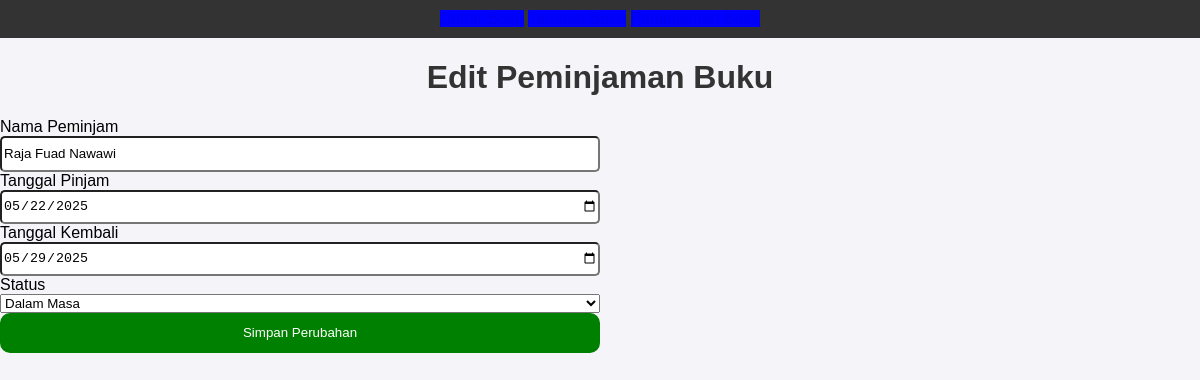
Screenshot of /edit_peminjaman/1 with the database file from the repository.
### tables this page shows
CREATE TABLE "Peminjaman" (
	"id"	INTEGER,
	"id_buku"	INTEGER NOT NULL,
	"nama_peminjam"	TEXT NOT NULL,
	"tanggal_pinjam"	TEXT NOT NULL,
	"tanggal_kembali"	TEXT NOT NULL,
	"status"	TEXT NOT NULL,
	PRIMARY KEY("id" AUTOINCREMENT),
	FOREIGN KEY("id_buku") REFERENCES "Buku"("Id")
);

### app.py (the view, shortened to what this page needs)
@app.route('/edit_peminjaman/<int:id>', methods=['GET', 'POST'])
def edit_peminjaman(id):
    conn = get_db_connection()
    peminjaman = conn.execute('SELECT * FROM Peminjaman WHERE id = ?', (id,)).fetchone()
    conn.close()
    return render_template('edit_peminjaman.html', peminjaman=peminjaman)

### app.py (called while the page is built)
def get_db_connection():
    conn = sqlite3.connect('dbSqlite.db')  # pastikan nama file database sesuai
    conn.row_factory = sqlite3.Row  # Memungkinkan hasil query seperti dictionary
    print("Database Connected Successfully!")
    return conn

### Templates/edit_peminjaman.html (shortened to what this page needs)
<!DOCTYPE html>
<html lang="id">
<head>
    <link rel="stylesheet" href="{{ url_for('static', filename='css/style.css') }}" />
</head>
<body>
    <nav>
        <a href="/">Daftar Buku</a>
        <a href="/add">Tambah Buku</a>
        <a href="/peminjaman">Peminjaman Buku</a>
    </nav>
    <h1>Edit Peminjaman Buku</h1>
    <form action="{{ url_for('edit_peminjaman', id=peminjaman.id) }}" method="POST">
        <label for="nama_peminjam">Nama Peminjam</label>
        <input type="text" id="nama_peminjam" name="nama_peminjam" value="{{ peminjaman.nama_peminjam }}" required />
        <label for="tanggal_pinjam">Tanggal Pinjam</label>
        <input type="date" id="tanggal_pinjam" name="tanggal_pinjam" value="{{ peminjaman.tanggal_pinjam }}" required />
        <label for="tanggal_kembali">Tanggal Kembali</label>
        <input type="date" id="tanggal_kembali" name="tanggal_kembali" value="{{ peminjaman.tanggal_kembali }}" required />
        <label for="status">Status</label>
        <select id="status" name="status" required>
            <option value="dalam masa" {% if peminjaman.status == 'dalam masa' %}selected{% endif %}>Dalam Masa</option>
        </select>
        <button type="submit">Simpan Perubahan</button>
    </form>
</body>
</html>

### static/css/style.css (style rules this page uses)
body { font-family: Arial, sans-serif; background-color: #f4f4f9; margin: 0; padding: 0; }
nav { background-color: #333; padding: 10px 0; text-align: center; margin-bottom: 20px; }
h1 { text-align: center; color: #333; }
button { padding: 10px 20px; background-color: #4CAF50; color: white; border: none; border-radius: 5px; cursor: pointer; }
nav a { background-color: blue; }
form { display: flex; flex-direction: column; width: 50%; align-self: center; }
form input { height: 30px; border-radius: 5px; }
form button { height: 40px; background-color: green; color: white; border-radius: 10px; }

### rows the page displays
Peminjaman: nama_peminjam "Raja Fuad Nawawi", tanggal_pinjam "05/22/2025", tanggal_kembali "05/29/2025", status "Dalam Masa"
